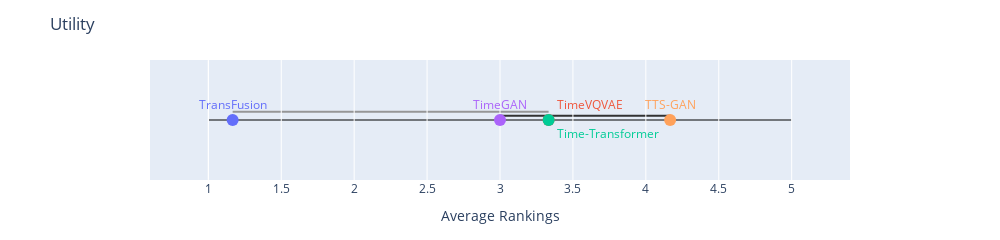

Notebook source saved alongside this figure:
### Code cell
connections=[("TTS-GAN", "TimeGAN"), ("TimeVQVAE", "TransFusion")]
plot_average_rankings(
    df_no_copy["PS"].to_frame(), 
    connections=connections, 
    title="Utility", 
    textpositions=["top center","top right","bottom right","top center","top center"]
)

### Figure 1 — Plotly figure (JSON) as saved in the notebook; plotly's stock layout.template omitted (floating-point values rounded to 4 significant figures)
{"data": [{"marker": {"color": ["#636EFA", "#EF553B", "#00CC96", "#AB63FA", "#FFA15A", "#19D3F3"], "size": 12}, "mode": "markers+text", "text": ["TransFusion", "TimeVQVAE", "Time-Transformer", "TimeGAN", "TTS-GAN"], "textfont": {"color": ["#636EFA", "#EF553B", "#00CC96", "#AB63FA", "#FFA15A", "#19D3F3"]}, "textposition": ["top center", "top right", "bottom right", "top center", "top center"], "type": "scatter", "x": [1.167, 3.333, 3.333, 3, 4.167], "y": [0, 0, 0, 0, 0]}], "layout": {"height": 210, "margin": {"b": 60, "l": 150, "r": 150, "t": 60}, "shapes": [{"layer": "below", "line": {"color": "rgb(50.0,50.0,50.0)", "width": 2}, "type": "line", "x0": 4.167, "x1": 3, "y0": 0.07, "y1": 0.07}, {"layer": "below", "line": {"color": "rgb(150.0,150.0,150.0)", "width": 2}, "type": "line", "x0": 3.333, "x1": 1.167, "y0": 0.14, "y1": 0.14}, {"layer": "below", "line": {"color": "black", "width": 1}, "type": "line", "x0": 1, "x1": 5, "y0": 0, "y1": 0}, {"layer": "below", "line": {"color": "white", "width": 1}, "type": "line", "x0": 1, "x1": 1, "y0": -1, "y1": 1}], "showlegend": false, "title": {"text": "Utility"}, "width": 1000, "xaxis": {"range": [0.6, 5.4], "showgrid": true, "title": {"text": "Average Rankings"}, "zeroline": false}, "yaxis": {"title": {"text": ""}, "visible": false}}}
